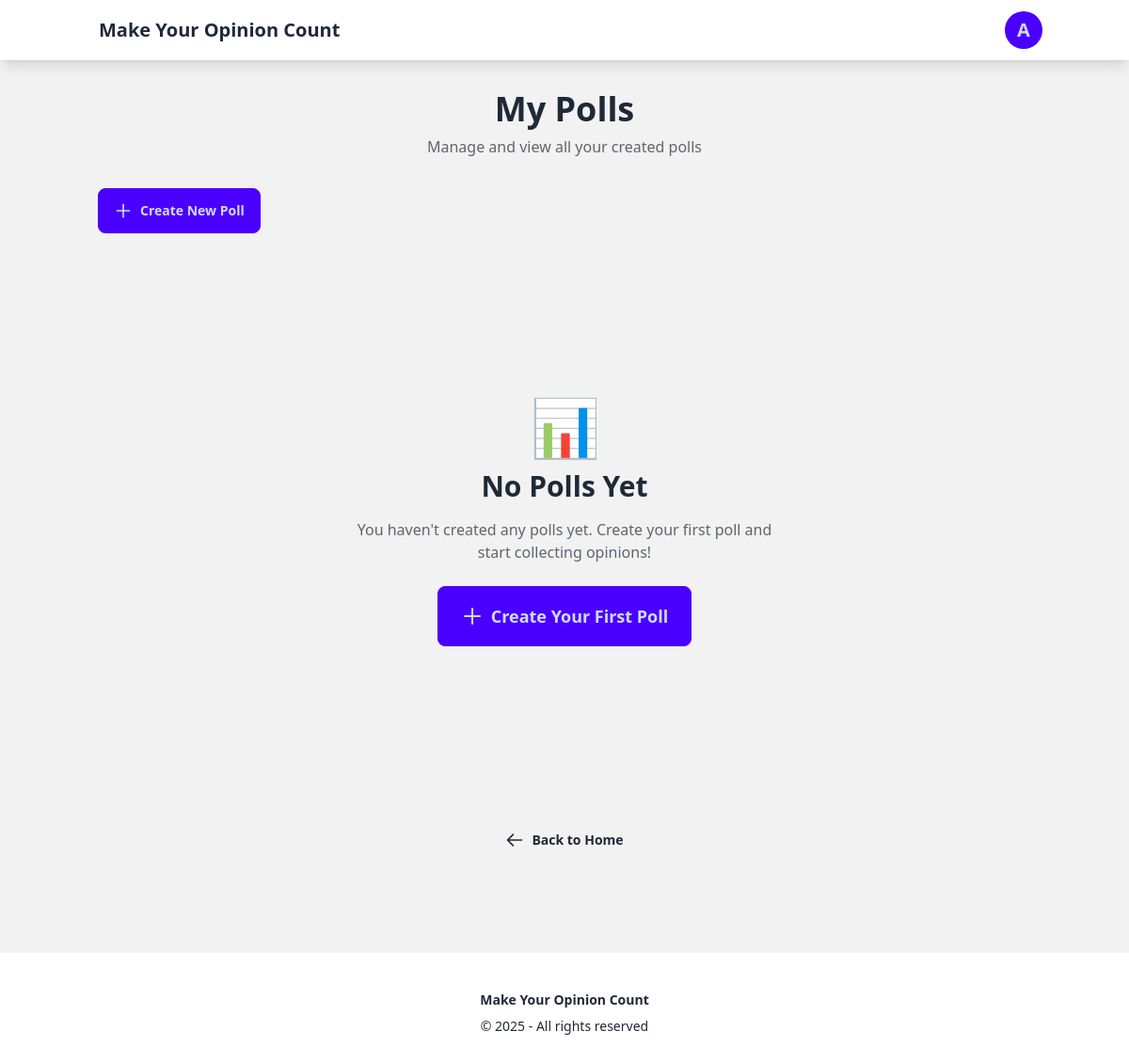
The app's page /polls/my-polls/ (signed in), older data.
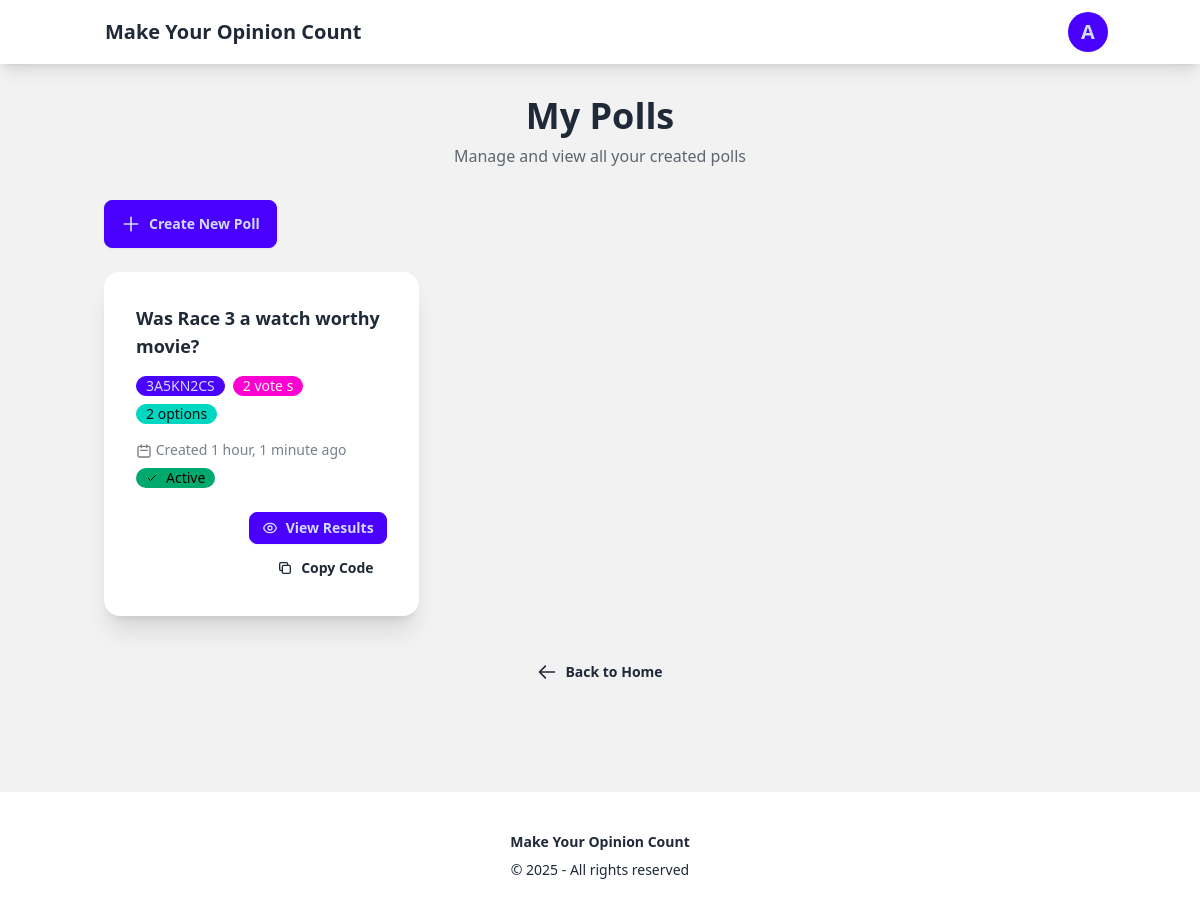
The same page, newer data.
### polls/models.py (models this page shows, shortened)
class Poll(models.Model):
    question = models.CharField(max_length=200)
    created_by = models.ForeignKey(User, on_delete=models.CASCADE, related_name='polls', null=True, blank=True)
    created_date = models.DateTimeField(auto_now_add=True)
    poll_code = models.CharField(max_length=8, unique=True, blank=True)
    is_active = models.BooleanField(default=True)
    def get_total_votes(self):
        return Vote.objects.filter(choice__poll=self).count()
    class Meta:
        ordering = ['-created_date']

### polls/views.py (the view)
# urls.py: path('my-polls/', views.my_polls, name='my_polls'),
@login_required
def my_polls(request):
    polls = Poll.objects.filter(created_by=request.user).order_by('-created_date')
    context = {
        'polls': polls,
    }
    return render(request, 'polls/all_poll.html', context)

### polls/templates/polls/all_poll.html (shortened to what this page needs)
{% extends 'base.html' %}
{% block content %}
<div class="max-w-6xl mx-auto">
    <div class="text-center mb-8">
        <h1 class="text-4xl font-bold mb-2">My Polls</h1>
        <p class="text-base-content/70">Manage and view all your created polls</p>
    </div>
    <div class="mb-6">
        <a href="{% url 'polls:create_poll' %}" class="btn btn-primary">
            <svg xmlns="http://www.w3.org/2000/svg" class="h-5 w-5" fill="none" viewBox="0 0 24 24"
                stroke="currentColor">
                <path stroke-linecap="round" stroke-linejoin="round" stroke-width="2" d="M12 4v16m8-8H4" />
            </svg>
            Create New Poll
        </a>
    </div>
    {% if polls %}
    <div class="grid grid-cols-1 md:grid-cols-2 lg:grid-cols-3 gap-6">
        {% for poll in polls %}
        <div class="card bg-base-100 shadow-xl hover:shadow-2xl transition-shadow">
            <div class="card-body">
                <h2 class="card-title text-lg">{{ poll.question }}</h2>
                <div class="flex gap-2 flex-wrap my-2">
                    <div class="badge badge-primary">{{ poll.poll_code }}</div>
                    <div class="badge badge-secondary">{{ poll.get_total_votes }} vote
                        {{ poll.get_total_votes|pluralize }}
                    </div>
                    <div class="badge badge-accent">{{ poll.choices.count }} option{{ poll.choices.count|pluralize }}
                    </div>
                </div>
                <p class="text-sm text-base-content/60">
                    <svg xmlns="http://www.w3.org/2000/svg" class="h-4 w-4 inline" fill="none" viewBox="0 0 24 24"
                        stroke="currentColor">
                        <path stroke-linecap="round" stroke-linejoin="round" stroke-width="2"
                            d="M8 7V3m8 4V3m-9 8h10M5 21h14a2 2 0 002-2V7a2 2 0 00-2-2H5a2 2 0 00-2 2v12a2 2 0 002 2z" />
                    </svg>
                    Created {{ poll.created_date|timesince }} ago
                </p>
                {% if poll.is_active %}
                <div class="badge badge-success gap-2">
                    <svg xmlns="http://www.w3.org/2000/svg" class="h-3 w-3" fill="none" viewBox="0 0 24 24"
                        stroke="currentColor">
                        <path stroke-linecap="round" stroke-linejoin="round" stroke-width="2" d="M5 13l4 4L19 7" />
                    </svg>
                    Active
                </div>
                {% else %}
                <div class="badge badge-error gap-2">Closed</div>
                {% endif %}
                <div class="card-actions justify-end mt-4">
                    <a href="{% url 'polls:view_poll' poll.poll_code %}" class="btn btn-primary btn-sm">
                        View Results
                    </a>
                    <button class="btn btn-ghost btn-sm" onclick="copyPollCode('{{ poll.poll_code }}')">
                        <svg xmlns="http://www.w3.org/2000/svg" class="h-4 w-4" fill="none" viewBox="0 0 24 24"
                            stroke="currentColor">
                            <path stroke-linecap="round" stroke-linejoin="round" stroke-width="2"
                                d="M8 16H6a2 2 0 01-2-2V6a2 2 0 012-2h8a2 2 0 012 2v2m-6 12h8a2 2 0 002-2v-8a2 2 0 00-2-2h-8a2 2 0 00-2 2v8a2 2 0 002 2z" />
                        </svg>
                        Copy Code
                    </button>
                </div>
            </div>
        </div>
        {% endfor %}
    </div>
    {% else %}
    <div class="hero min-h-[50vh] bg-base-200 rounded-box">
        <div class="hero-content text-center">
            <div class="max-w-md">
                <div class="text-6xl mb-4">📊</div>
                <h2 class="text-3xl font-bold mb-4">No Polls Yet</h2>
                <p class="mb-6 text-base-content/70">
                    You haven't created any polls yet. Create your first poll and start collecting opinions!
                </p>
                <a href="{% url 'polls:create_poll' %}" class="btn btn-primary btn-lg">
                    <svg xmlns="http://www.w3.org/2000/svg" class="h-6 w-6" fill="none" viewBox="0 0 24 24"
                        stroke="currentColor">
                        <path stroke-linecap="round" stroke-linejoin="round" stroke-width="2" d="M12 4v16m8-8H4" />
                    </svg>
                    Create Your First Poll
                </a>
            </div>
        </div>
    </div>
    {% endif %}
    <div class="text-center mt-8">
        <a href="{% url 'home' %}" class="btn btn-ghost">
            <svg xmlns="http://www.w3.org/2000/svg" class="h-5 w-5" fill="none" viewBox="0 0 24 24"
                stroke="currentColor">
                <path stroke-linecap="round" stroke-linejoin="round" stroke-width="2" d="M10 19l-7-7m0 0l7-7m-7 7h18" />
            </svg>
            Back to Home
        </a>
    </div>
</div>
{% endblock %}

### templates/base.html (shortened to what this page needs)
<!DOCTYPE html>
<html lang="en" data-theme="light">
<head>
    <link href="https://cdn.jsdelivr.net/npm/daisyui@4.12.14/dist/full.min.css" rel="stylesheet" type="text/css" />
    <script src="https://cdn.tailwindcss.com"></script>
    {% load static %}
</head>
<body class="min-h-screen bg-base-200">
    <nav class="navbar bg-base-100 shadow-lg">
        <div class="container mx-auto">
            <div class="flex-1">
                <a href="{% url 'home' %}" class="btn btn-ghost text-xl">Make Your Opinion Count</a>
            </div>
            <div class="flex-none gap-2">
                {% if user.is_authenticated %}
                <div class="dropdown dropdown-end">
                    <label tabindex="0" class="btn btn-ghost btn-circle avatar placeholder">
                        <div class="bg-primary text-primary-content rounded-full w-10">
                            <span class="text-xl">{{ user.username|first|upper }}</span>
                        </div>
                    </label>
                </div>
                {% endif %}
            </div>
        </div>
    </nav>
    <main class="container mx-auto px-4 py-8">
        {% block content %}{% endblock %}
    </main>
    <footer class="footer footer-center p-10 bg-base-100 text-base-content mt-16">
        <aside>
            <p class="font-bold">Make Your Opinion Count</p>
            <p>© 2025 - All rights reserved</p>
        </aside>
    </footer>
</body>
</html>

Row changes from the older to the newer data that the page shows:
added Poll: question "Was Race 3 a watch worthy movie?", poll_code "3A5KN2CS", get_total_votes "2", choices.count "2", created_date "1 hour, 1 minute", is_active True (drawn)
Text that changed along with them:
text no longer shown: "📊 No Polls Yet You haven't created any polls yet. Create your first poll and start collecting opinions! Create Your First Poll"
